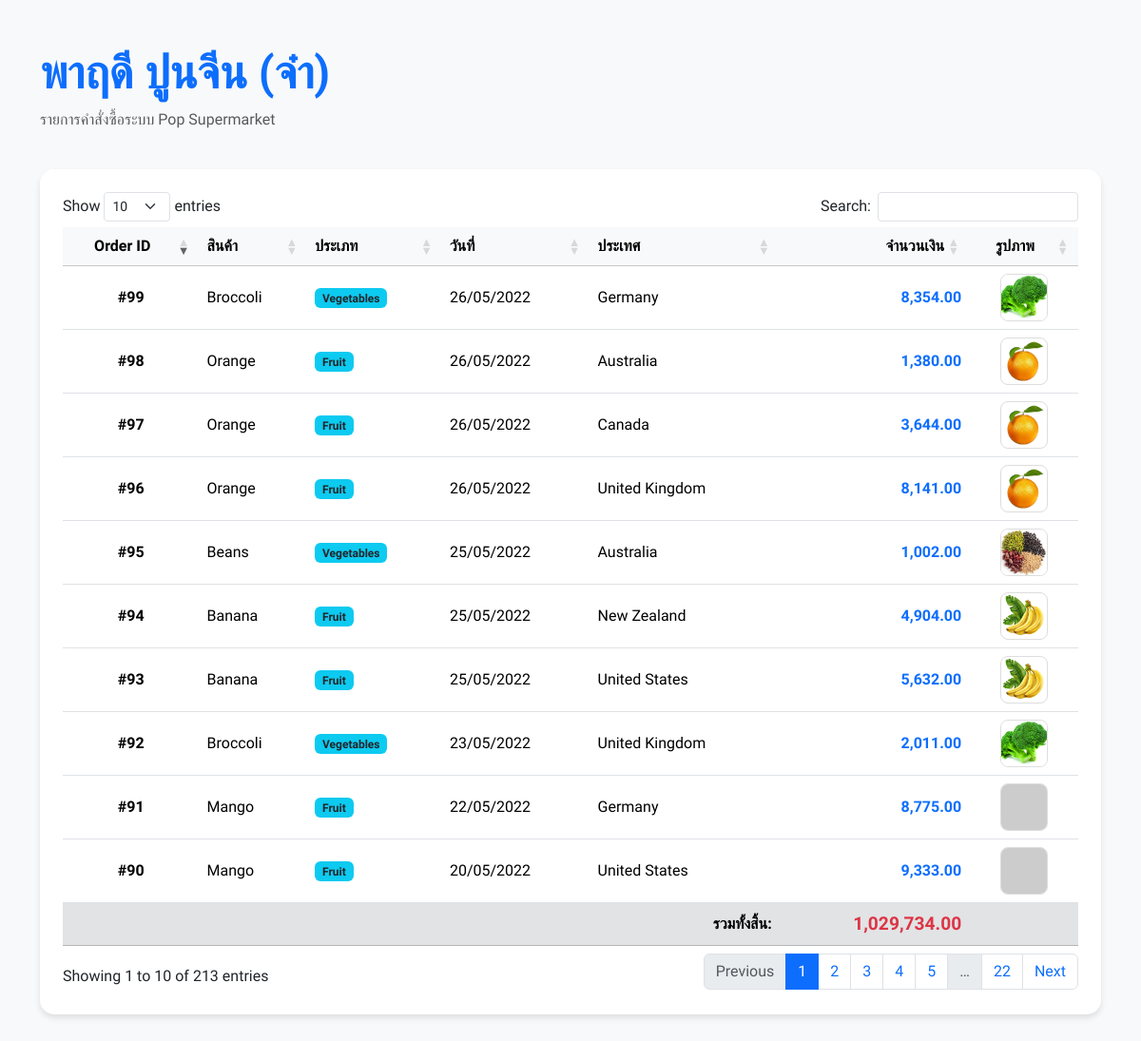
Screenshot of /c.php with the database file from the repository.
### tables this page shows
CREATE TABLE `popsupermarket` (
  `p_order_id` int(11) NOT NULL,
  `p_product_name` varchar(100) NOT NULL,
  `p_category` varchar(100) NOT NULL,
  `p_date` date NOT NULL,
  `p_country` varchar(100) NOT NULL,
  `p_amount` int(9) NOT NULL
);

### c.php (the view, shortened to what this page needs)
<!doctype html>
<html lang="th">
<head>
    <link href="https://cdn.jsdelivr.net/npm/bootstrap@5.3.2/dist/css/bootstrap.min.css" rel="stylesheet">
    <link href="https://cdn.datatables.net/1.13.7/css/dataTables.bootstrap5.min.css" rel="stylesheet">
</head>
<body>
<div class="container py-5">
    <div class="row mb-4">
        <div class="col">
            <h1 class="display-5 fw-bold text-primary">พาฤดี ปูนจีน (จ๋า)</h1>
            <p class="text-muted">รายการคำสั่งซื้อระบบ Pop Supermarket</p>
        </div>
    </div>
    <div class="card">
        <div class="card-body p-4">
            <div class="table-responsive">
                <table id="supermarketTable" class="table table-hover align-middle" style="width:100%">
                    <thead class="table-light">
                        <tr>
                            <th class="text-center">Order ID</th>
                            <th>สินค้า</th>
                            <th>ประเภท</th>
                            <th>วันที่</th>
                            <th>ประเทศ</th>
                            <th class="text-end">จำนวนเงิน</th>
                            <th class="text-center">รูปภาพ</th>
                        </tr>
                    </thead>
                    <tbody>
                        <?php
                            include_once("connectdb.php");
                            $sql = "SELECT * FROM `popsupermarket` ORDER BY p_order_id DESC";
                            $rs = mysqli_query($conn, $sql);
                            $total = 0;
                            while($data = mysqli_fetch_array($rs)){
                                $total += $data['p_amount'];
                        ?>
                        <tr>
                            <td class="text-center fw-bold">#<?php echo $data['p_order_id'];?></td>
                            <td><?php echo $data['p_product_name'];?></td>
                            <td><span class="badge bg-info text-dark"><?php echo $data['p_category'];?></span></td>
                            <td><?php echo date('d/m/Y', strtotime($data['p_date']));?></td>
                            <td><?php echo $data['p_country'];?></td>
                            <td class="text-end text-primary fw-bold"><?php echo number_format($data['p_amount'], 2);?></td>
                            <td class="text-center">
                                <img src="<?php echo $data['p_product_name'];?>.png"
                                     alt="product"
                                     class="product-img"
                                     width="50" height="50"
                                     onerror="this.src='https://via.placeholder.com/50?text=No+Img'">
                            </td>
                        </tr>
                        <?php } ?>
                    </tbody>
                    <tfoot>
                        <tr class="table-secondary">
                            <td colspan="5" class="text-end fw-bold">รวมทั้งสิ้น:</td>
                            <td class="text-end text-danger fw-bold" style="font-size: 1.2rem;">
                                <?php echo number_format($total, 2); ?>
                            </td>
                            <td></td>
                        </tr>
                    </tfoot>
                </table>
            </div>
        </div>
    </div>
</div>
</body>
</html>

### c.php (style rules this page uses)
body { font-family: 'Sarabun', sans-serif; background-color: #f8f9fa; }
.card { border: none; border-radius: 15px; box-shadow: 0 4px 6px rgba(0,0,0,0.1); }
.product-img { border-radius: 8px; object-fit: cover; border: 1px solid #ddd; }

### rows the page displays
popsupermarket: p_order_id "99", p_product_name "Broccoli", p_category "Vegetables", p_date "26/05/2022", p_country "Germany", p_amount "8,354.00", p_product_name (picture)
popsupermarket: p_order_id "98", p_product_name "Orange", p_category "Fruit", p_date "26/05/2022", p_country "Australia", p_amount "1,380.00", p_product_name (picture)
popsupermarket: p_order_id "97", p_product_name "Orange", p_category "Fruit", p_date "26/05/2022", p_country "Canada", p_amount "3,644.00", p_product_name (picture)
popsupermarket: p_order_id "96", p_product_name "Orange", p_category "Fruit", p_date "26/05/2022", p_country "United Kingdom", p_amount "8,141.00", p_product_name (picture)
popsupermarket: p_order_id "95", p_product_name "Beans", p_category "Vegetables", p_date "25/05/2022", p_country "Australia", p_amount "1,002.00", p_product_name (picture)
popsupermarket: p_order_id "94", p_product_name "Banana", p_category "Fruit", p_date "25/05/2022", p_country "New Zealand", p_amount "4,904.00", p_product_name (picture)
popsupermarket: p_order_id "93", p_product_name "Banana", p_category "Fruit", p_date "25/05/2022", p_country "United States", p_amount "5,632.00", p_product_name (picture)
popsupermarket: p_order_id "92", p_product_name "Broccoli", p_category "Vegetables", p_date "23/05/2022", p_country "United Kingdom", p_amount "2,011.00", p_product_name (picture)
popsupermarket: p_order_id "91", p_product_name "Mango", p_category "Fruit", p_date "22/05/2022", p_country "Germany", p_amount "8,775.00"
popsupermarket: p_order_id "90", p_product_name "Mango", p_category "Fruit", p_date "20/05/2022", p_country "United States", p_amount "9,333.00"

### other values shown
$total "1,029,734.00"
